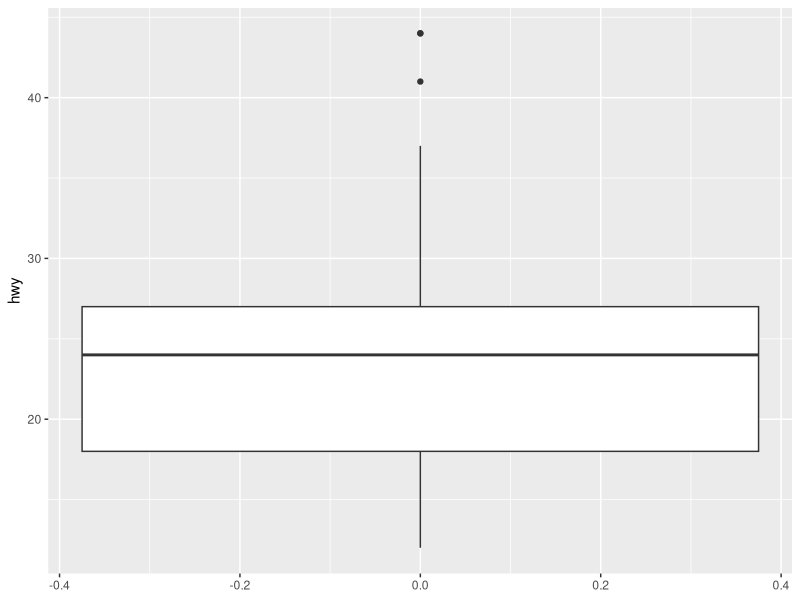

Recreate this plot in R.
## ---- chunk 1


library(tidyverse)
# use head so that only the firt 6 observational rows are generated
head(mpg)
#1  Create a boxplot for hwy

ggplot(data = mpg) +
  geom_boxplot(mapping = aes(y = hwy))



